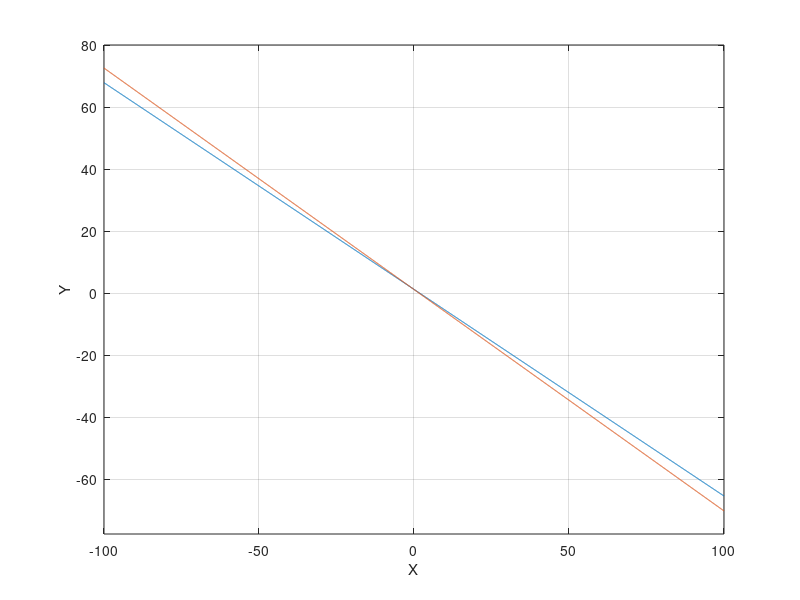

Write the MATLAB code that produced this figure.
clc

function[cross, angle] = line(x, a1, b1, c1, a2, b2, c2);
  if b1 ~= 0;
    y1 = (c1 - a1.*x) ./ b1;
    plot(x, y1);
    axis('equal');
    xlabel('X');
    ylabel('Y');
    grid on;
    hold on;
  elseif a1 ~= 0;
    x1 = -c1./a1;
    y1 = -100:0,01:100;
    axis('equal');
    xlabel('X');
    ylabel('Y');
    grid on;
  endif;
  if b2 ~= 0;
    y2 = (c2 - a2.*x) / b2;

    plot(x, y2);
    hold on;
  elseif a2 ~= 0;
    x2 = -c1./a1;
    y2 = -100:0,01:100;

    plot(x2, y2);
    hold on;
  endif
  if a1/a2 == b1/b2 == c1/c2;
    cross = "прямі паралельні";
    angle = "перетину немає";
  else
    l1 = -a1 / b1;
    l2 = -a2 / b2;

    m1 = -c1 / b1;
    m2 = -c2 / b2;

    x_c = (m2 - m1) / (l1 - l2);
    y_c = l1 * x_c + m1;
    cross = [x_c, y_c];

    angle = acos(abs(a1.*a2 + b1.*b2 + c1.*c2) ./ ((a1.^2 + b1.^2 + c1.^2).^0.5 * (a2.^2 + b2.^2 + c2.^2).^0.5));

  endif;

endfunction;

x = -100:0.1:100;
a1 = 2;
b1 = 3;
c1 = 4;

a2 = 5;
b2 = 7;
c2 = 9;

[cross, angle] = line(x, a1, b1, c1, a2, b2, c2)


